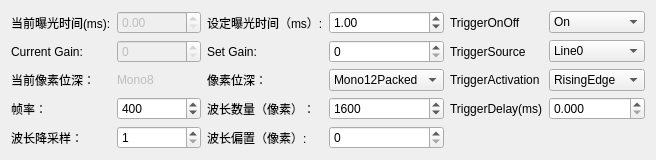
            <widget class="QWidget" name="tab_3">
             <attribute name="title">
              <string>Daheng</string>
             </attribute>
             <layout class="QGridLayout" name="gridLayout_15">
              <item row="0" column="0">
               <widget class="QLabel" name="label_47">
                <property name="text">
                 <string>当前曝光时间(ms):</string>
                </property>
               </widget>
              </item>
              <item row="0" column="1">
               <widget class="QDoubleSpinBox" name="Exposure_display_DH">
                <property name="enabled">
                 <bool>false</bool>
                </property>
                <property name="decimals">
                 <number>2</number>
                </property>
                <property name="maximum">
                 <double>10000000.000000000000000</double>
                </property>
               </widget>
              </item>
              <item row="0" column="2">
               <widget class="QLabel" name="label_42">
                <property name="text">
                 <string>设定曝光时间（ms）:</string>
                </property>
               </widget>
              </item>
              <item row="0" column="3">
               <widget class="QDoubleSpinBox" name="Exposure_DH">
                <property name="decimals">
                 <number>2</number>
                </property>
                <property name="maximum">
                 <double>1000.000000000000000</double>
                </property>
                <property name="singleStep">
                 <double>0.100000000000000</double>
                </property>
                <property name="value">
                 <double>1.000000000000000</double>
                </property>
               </widget>
              </item>
              <item row="1" column="0">
               <widget class="QLabel" name="label_40">
                <property name="text">
                 <string>Current Gain:</string>
                </property>
               </widget>
              </item>
              <item row="1" column="2">
               <widget class="QLabel" name="label_49">
                <property name="text">
                 <string>Set Gain:</string>
                </property>
               </widget>
              </item>
              <item row="2" column="0">
               <widget class="QLabel" name="label_35">
                <property name="text">
                 <string>当前像素位深：</string>
                </property>
               </widget>
              </item>
              <item row="2" column="1">
               <widget class="QLabel" name="PixelFormat_display_DH">
                <property name="enabled">
                 <bool>false</bool>
                </property>
                <property name="text">
                 <string>Mono8</string>
                </property>
               </widget>
              </item>
              <item row="2" column="2">
               <widget class="QLabel" name="label_50">
                <property name="text">
                 <string>像素位深：</string>
                </property>
               </widget>
              </item>
              <item row="2" column="3">
               <widget class="QComboBox" name="PixelFormat_DH">
                <item>
                 <property name="text">
                  <string>Mono12Packed</string>
                 </property>
                </item>
                <item>
                 <property name="text">
                  <string>Mono8</string>
                 </property>
                </item>
                <item>
                 <property name="text">
                  <string>Mono10</string>
                 </property>
                </item>
                <item>
                 <property name="text">
                  <string>Mono12</string>
                 </property>
                </item>
                <item>
                 <property name="text">
                  <string>Mono10Packed</string>
                 </property>
                </item>
               </widget>
              </item>
              <item row="3" column="2">
               <widget class="QLabel" name="XstepsLabel_2">
                <property name="text">
                 <string>波长数量（像素）：</string>
                </property>
               </widget>
              </item>
              <item row="3" column="3">
               <widget class="QSpinBox" name="NSamples_DH">
                <property name="wrapping">
                 <bool>false</bool>
                </property>
                <property name="minimum">
                 <number>1</number>
                </property>
                <property name="maximum">
                 <number>10000</number>
                </property>
                <property name="singleStep">
                 <number>8</number>
                </property>
                <property name="value">
                 <number>1600</number>
                </property>
                <property name="displayIntegerBase">
                 <number>10</number>
                </property>
               </widget>
              </item>
              <item row="4" column="2">
               <widget class="QLabel" name="label_48">
                <property name="text">
                 <string>波长偏置（像素）:</string>
                </property>
               </widget>
              </item>
              <item row="4" column="3">
               <widget class="QSpinBox" name="offsetW_DH">
                <property name="maximum">
                 <number>1600</number>
                </property>
               </widget>
              </item>
              <item row="1" column="3">
               <widget class="QDoubleSpinBox" name="DGain_DH">
                <property name="decimals">
                 <number>0</number>
                </property>
               </widget>
              </item>
              <item row="1" column="1">
               <widget class="QDoubleSpinBox" name="DGain_display_DH">
                <property name="enabled">
                 <bool>false</bool>
                </property>
                <property name="decimals">
                 <number>0</number>
                </property>
               </widget>
              </item>
              <item row="0" column="4">
               <widget class="QLabel" name="label_51">
                <property name="text">
                 <string>TriggerOnOff</string>
                </property>
               </widget>
              </item>
              <item row="1" column="4">
               <widget class="QLabel" name="label_36">
                <property name="text">
                 <string>TriggerSource</string>
                </property>
               </widget>
              </item>
              <item row="2" column="4">
               <widget class="QLabel" name="label_46">
                <property name="text">
                 <string>TriggerActivation</string>
                </property>
               </widget>
              </item>
              <item row="0" column="5">
               <widget class="QComboBox" name="TriggerON_DH">
                <item>
                 <property name="text">
                  <string>On</string>
                 </property>
                </item>
                <item>
                 <property name="text">
                  <string>Off</string>
                 </property>
                </item>
               </widget>
              </item>
              <item row="1" column="5">
               <widget class="QComboBox" name="TriggerSource_DH">
                <item>
                 <property name="text">
                  <string>Line0</string>
                 </property>
                </item>
                <item>
                 <property name="text">
                  <string>Line2</string>
                 </property>
                </item>
               </widget>
              </item>
              <item row="2" column="5">
               <widget class="QComboBox" name="TriggerActivation_DH">
                <property name="enabled">
                 <bool>true</bool>
                </property>
                <item>
                 <property name="text">
                  <string>RisingEdge</string>
                 </property>
                </item>
                <item>
                 <property name="text">
                  <string>FallingEdge</string>
                 </property>
                </item>
                <item>
                 <property name="text">
                  <string>AnyEdge</string>
                 </property>
                </item>
               </widget>
              </item>
              <item row="3" column="4">
               <widget class="QLabel" name="label_39">
                <property name="text">
                 <string>TriggerDelay(ms)</string>
                </property>
               </widget>
              </item>
              <item row="3" column="5">
               <widget class="QDoubleSpinBox" name="TriggerDelay_DH">
                <property name="decimals">
                 <number>3</number>
                </property>
               </widget>
              </item>
              <item row="3" column="0">
               <widget class="QLabel" name="label_37">
                <property name="enabled">
                 <bool>true</bool>
                </property>
                <property name="text">
                 <string>帧率：</string>
                </property>
               </widget>
              </item>
              <item row="3" column="1">
               <widget class="QSpinBox" name="FrameRate_DH">
                <property name="maximum">
                 <number>10000</number>
                </property>
                <property name="value">
                 <number>400</number>
                </property>
               </widget>
              </item>
              <item row="4" column="0">
               <widget class="QLabel" name="label_41">
                <property name="text">
                 <string>波长降采样：</string>
                </property>
               </widget>
              </item>
              <item row="4" column="1">
               <widget class="QSpinBox" name="SpectralDS_DH">
                <property name="minimum">
                 <number>1</number>
                </property>
                <property name="value">
                 <number>1</number>
                </property>
               </widget>
              </item>
             </layout>
            </widget>
